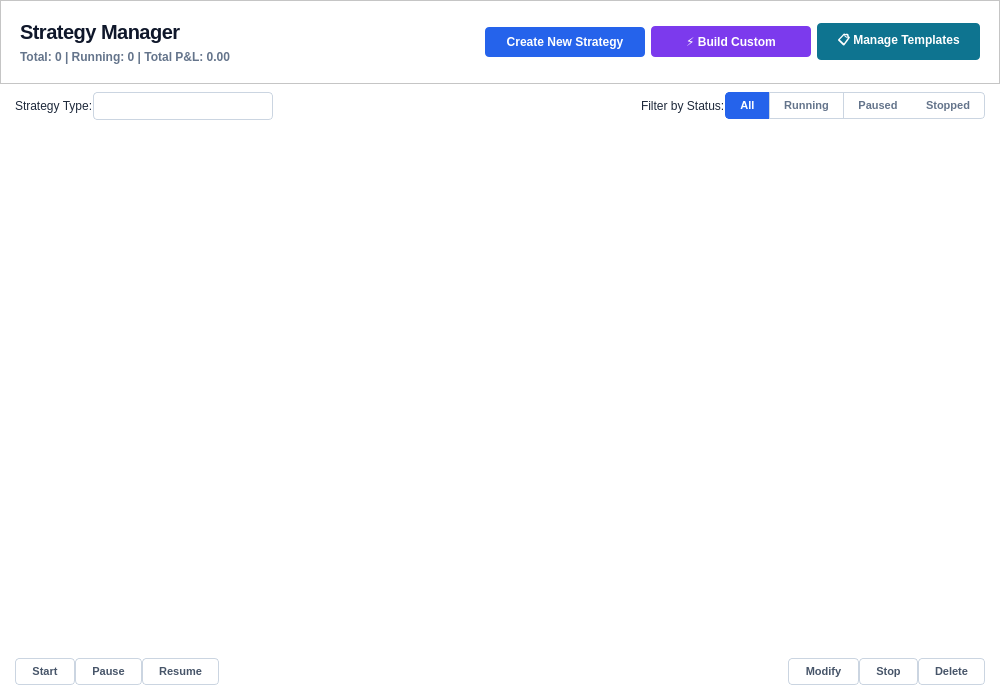
<?xml version="1.0" encoding="UTF-8"?>
<ui version="4.0">
 <class>StrategyManagerWindow</class>
 <widget class="QWidget" name="StrategyManagerWindow">
  <property name="geometry">
   <rect>
    <x>0</x>
    <y>0</y>
    <width>1000</width>
    <height>700</height>
   </rect>
  </property>
  <property name="windowTitle">
   <string>Strategy Manager</string>
  </property>
   <property name="styleSheet">
    <string notr="true">QWidget {
    background-color: #ffffff;
    color: #1e293b;
    font-family: 'Segoe UI', system-ui, -apple-system, sans-serif;
}

QFrame#HeaderFrame {
    background-color: #ffffff;
    border-bottom: 1px solid #e2e8f0;
    padding: 10px;
}

QLabel#TitleLabel {
    font-size: 20px;
    font-weight: 800;
    color: #0f172a;
    letter-spacing: -0.5px;
}

QLabel#SummaryLabel {
    font-size: 12px;
    color: #64748b;
    font-weight: 500;
}

QPushButton#createButton {
    background-color: #2563eb;
    color: white;
    border: none;
    border-radius: 4px;
    font-weight: 700;
    font-size: 12px;
    padding: 8px 20px;
}
QPushButton#createButton:hover { background-color: #1d4ed8; }
QPushButton#createButton:pressed { background-color: #1e40af; }

QPushButton#buildCustomButton {
    background-color: #7c3aed;
    color: white;
    border: none;
    border-radius: 4px;
    font-weight: 700;
    font-size: 12px;
    padding: 8px 20px;
}
QPushButton#buildCustomButton:hover { background-color: #6d28d9; }
QPushButton#buildCustomButton:pressed { background-color: #5b21b6; }

QPushButton#deployTemplateButton {
    background-color: #0e7490;
    color: white;
    border: none;
    border-radius: 4px;
    font-weight: 700;
    font-size: 12px;
    padding: 8px 20px;
}
QPushButton#deployTemplateButton:hover { background-color: #0891b2; }
QPushButton#deployTemplateButton:pressed { background-color: #0c4a6e; }

QPushButton {
    background-color: #ffffff;
    color: #475569;
    border: 1px solid #cbd5e1;
    border-radius: 4px;
    padding: 6px 16px;
    font-size: 11px;
    font-weight: 600;
}
QPushButton:hover {
    background-color: #f8fafc;
    border-color: #94a3b8;
    color: #1e293b;
}
QPushButton:pressed {
    background-color: #f1f5f9;
}

/* Status Filter Buttons */
QPushButton#filterAllBtn, QPushButton#filterRunningBtn, 
QPushButton#filterPausedBtn, QPushButton#filterStoppedBtn {
    background-color: #ffffff;
    border: 1px solid #cbd5e1;
    border-radius: 0px;
    margin: 0px;
    color: #64748b;
    padding: 6px 14px;
    font-weight: 600;
}
QPushButton#filterAllBtn { border-top-left-radius: 4px; border-bottom-left-radius: 4px; border-right: none; }
QPushButton#filterStoppedBtn { border-top-right-radius: 4px; border-bottom-right-radius: 4px; border-left: none; }

QPushButton#filterRunningBtn, QPushButton#filterPausedBtn { border-right: none; }

QPushButton#filterAllBtn:checked, QPushButton#filterRunningBtn:checked, 
QPushButton#filterPausedBtn:checked, QPushButton#filterStoppedBtn:checked {
    background-color: #2563eb;
    color: white;
    border-color: #2563eb;
}

QTableView {
    background-color: #ffffff;
    gridline-color: #f1f5f9;
    border: none;
    selection-background-color: #f0f9ff;
    selection-color: #1e40af;
    alternate-background-color: #f8fafc;
    color: #334155;
    font-size: 12px;
}

QHeaderView::section {
    background-color: #f8fafc;
    color: #64748b;
    padding: 10px 12px;
    border: none;
    border-bottom: 2px solid #e2e8f0;
    border-right: 1px solid #f1f5f9;
    font-weight: 700;
    font-size: 10px;
    text-transform: uppercase;
}

QComboBox {
    background-color: #ffffff;
    color: #1e293b;
    border: 1px solid #cbd5e1;
    border-radius: 4px;
    padding: 5px 10px;
    font-size: 11px;
}
QComboBox:hover { border-color: #3b82f6; }
QComboBox::drop-down { border: none; width: 24px; }

QScrollBar:vertical {
    border: none;
    background: #f8fafc;
    width: 8px;
    margin: 0px;
}
QScrollBar::handle:vertical {
    background: #e2e8f0;
    border-radius: 4px;
    min-height: 20px;
    margin: 2px;
}
QScrollBar::handle:vertical:hover { background: #cbd5e1; }</string>
   </property>
  <layout class="QVBoxLayout" name="mainLayout">
   <property name="spacing">
    <number>0</number>
   </property>
   <property name="leftMargin">
    <number>0</number>
   </property>
   <property name="topMargin">
    <number>0</number>
   </property>
   <property name="rightMargin">
    <number>0</number>
   </property>
   <property name="bottomMargin">
    <number>0</number>
   </property>
   <item>
    <widget class="QFrame" name="HeaderFrame">
     <property name="minimumSize">
      <size>
       <width>0</width>
       <height>60</height>
      </size>
     </property>
     <property name="frameShape">
      <enum>QFrame::StyledPanel</enum>
     </property>
     <property name="frameShadow">
      <enum>QFrame::Raised</enum>
     </property>
     <layout class="QHBoxLayout" name="headerLayout">
      <item>
       <layout class="QVBoxLayout" name="titleArea">
        <item>
         <widget class="QLabel" name="TitleLabel">
          <property name="text">
           <string>Strategy Manager</string>
          </property>
         </widget>
        </item>
        <item>
         <widget class="QLabel" name="SummaryLabel">
          <property name="text">
           <string>Total: 0 | Running: 0 | Total P&amp;L: 0.00</string>
          </property>
         </widget>
        </item>
       </layout>
      </item>
      <item>
       <spacer name="headerSpacer">
        <property name="orientation">
         <enum>Qt::Horizontal</enum>
        </property>
        <property name="sizeHint" stdset="0">
         <size>
          <width>40</width>
          <height>20</height>
         </size>
        </property>
       </spacer>
      </item>
      <item>
       <widget class="QPushButton" name="createButton">
        <property name="minimumSize">
         <size>
          <width>160</width>
          <height>30</height>
         </size>
        </property>
        <property name="text">
         <string>Create New Strategy</string>
        </property>
       </widget>
      </item>
      <item>
       <widget class="QPushButton" name="buildCustomButton">
        <property name="minimumSize">
         <size>
          <width>160</width>
          <height>30</height>
         </size>
        </property>
        <property name="text">
         <string>⚡ Build Custom</string>
        </property>
        <property name="toolTip">
         <string>Build a custom strategy using the visual builder</string>
        </property>
       </widget>
      </item>
      <item>
       <widget class="QPushButton" name="deployTemplateButton">
        <property name="minimumSize">
         <size>
          <width>160</width>
          <height>30</height>
         </size>
        </property>
        <property name="text">
         <string>📋 Manage Templates</string>
        </property>
        <property name="toolTip">
         <string>Browse, create, edit, clone, delete, and deploy strategy templates</string>
        </property>
       </widget>
      </item>
     </layout>
    </widget>
   </item>
   <item>
    <layout class="QHBoxLayout" name="filterLayout">
     <property name="leftMargin">
      <number>15</number>
     </property>
     <property name="topMargin">
      <number>8</number>
     </property>
     <property name="rightMargin">
      <number>15</number>
     </property>
     <property name="bottomMargin">
      <number>8</number>
     </property>
     <item>
      <widget class="QLabel" name="label">
       <property name="text">
        <string>Strategy Type:</string>
       </property>
      </widget>
     </item>
     <item>
      <widget class="QComboBox" name="strategyFilterCombo">
       <property name="minimumSize">
        <size>
         <width>180</width>
         <height>0</height>
        </size>
       </property>
      </widget>
     </item>
     <item>
      <spacer name="filterSpacer">
       <property name="orientation">
        <enum>Qt::Horizontal</enum>
       </property>
       <property name="sizeHint" stdset="0">
        <size>
         <width>40</width>
         <height>20</height>
        </size>
       </property>
      </spacer>
     </item>
     <item>
      <widget class="QLabel" name="label_2">
       <property name="text">
        <string>Filter by Status:</string>
       </property>
      </widget>
     </item>
     <item>
      <widget class="QPushButton" name="filterAllBtn">
       <property name="text">
        <string>All</string>
       </property>
       <property name="checkable">
        <bool>true</bool>
       </property>
       <property name="checked">
        <bool>true</bool>
       </property>
      </widget>
     </item>
     <item>
      <widget class="QPushButton" name="filterRunningBtn">
       <property name="text">
        <string>Running</string>
       </property>
       <property name="checkable">
        <bool>true</bool>
       </property>
      </widget>
     </item>
     <item>
      <widget class="QPushButton" name="filterPausedBtn">
       <property name="text">
        <string>Paused</string>
       </property>
       <property name="checkable">
        <bool>true</bool>
       </property>
      </widget>
     </item>
     <item>
      <widget class="QPushButton" name="filterStoppedBtn">
       <property name="text">
        <string>Stopped</string>
       </property>
       <property name="checkable">
        <bool>true</bool>
       </property>
      </widget>
     </item>
    </layout>
   </item>
   <item>
    <widget class="QTableView" name="tableView">
     <property name="alternatingRowColors">
      <bool>true</bool>
     </property>
     <property name="selectionBehavior">
      <enum>QAbstractItemView::SelectRows</enum>
     </property>
     <property name="selectionMode">
      <enum>QAbstractItemView::SingleSelection</enum>
     </property>
     <property name="sortingEnabled">
      <bool>true</bool>
     </property>
     <attribute name="verticalHeaderVisible">
      <bool>false</bool>
     </attribute>
    </widget>
   </item>
   <item>
    <layout class="QHBoxLayout" name="actionLayout">
     <property name="leftMargin">
      <number>15</number>
     </property>
     <property name="topMargin">
      <number>10</number>
     </property>
     <property name="rightMargin">
      <number>15</number>
     </property>
     <property name="bottomMargin">
      <number>15</number>
     </property>
     <item>
      <widget class="QPushButton" name="startButton">
       <property name="text">
        <string>Start</string>
       </property>
      </widget>
     </item>
     <item>
      <widget class="QPushButton" name="pauseButton">
       <property name="text">
        <string>Pause</string>
       </property>
      </widget>
     </item>
     <item>
      <widget class="QPushButton" name="resumeButton">
       <property name="text">
        <string>Resume</string>
       </property>
      </widget>
     </item>
     <item>
      <spacer name="actionSpacer">
       <property name="orientation">
        <enum>Qt::Horizontal</enum>
       </property>
       <property name="sizeHint" stdset="0">
        <size>
         <width>40</width>
         <height>20</height>
        </size>
       </property>
      </spacer>
     </item>
     <item>
      <widget class="QPushButton" name="modifyButton">
       <property name="text">
        <string>Modify</string>
       </property>
      </widget>
     </item>
     <item>
      <widget class="QPushButton" name="stopButton">
       <property name="text">
        <string>Stop</string>
       </property>
      </widget>
     </item>
     <item>
      <widget class="QPushButton" name="deleteButton">
       <property name="text">
        <string>Delete</string>
       </property>
      </widget>
     </item>
    </layout>
   </item>
  </layout>
 </widget>
 <resources/>
 <connections/>
</ui>
